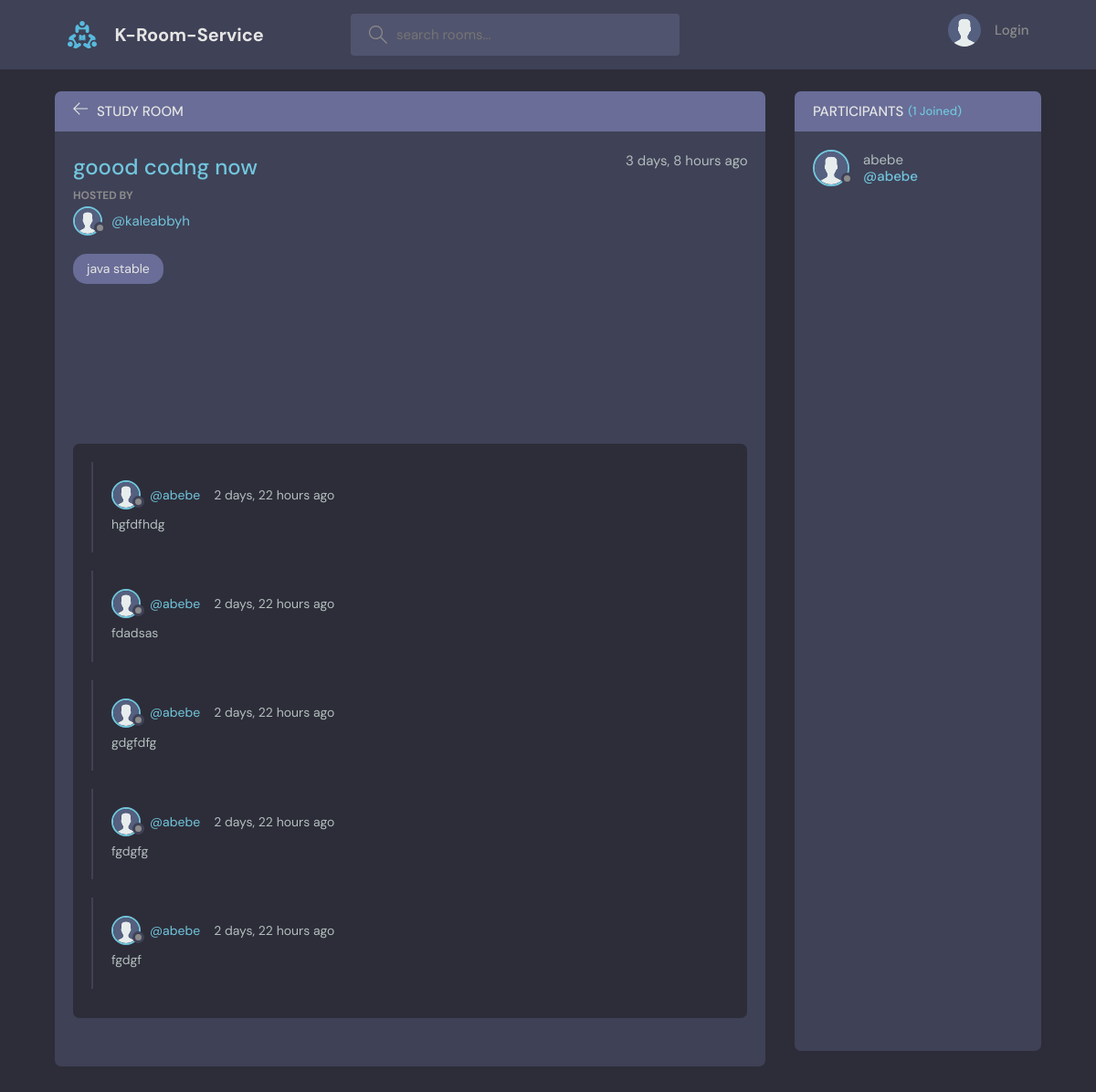
/room/11/, run on the app's committed database.
### base/models.py (models this page shows, shortened)
class Room(models.Model):
    host = models.ForeignKey(User, on_delete=models.SET_NULL, null=True)
    topic = models.ForeignKey(Topic, on_delete=models.SET_NULL, null=True)
    name = models.CharField(max_length=200)
    description = models.TextField(null=True, blank=True)
    participants = models.ManyToManyField(
        User, related_name="participants", blank=True)
    updated = models.DateTimeField(auto_now=True)
    created = models.DateTimeField(auto_now_add=True)
    class Meta:
        ordering = ['-updated', 'created']

class Topic(models.Model):
    name = models.CharField(max_length=200)
    def __str__(self):
        return self.name

class Message(models.Model):
    user = models.ForeignKey(User, on_delete=models.CASCADE)
    room = models.ForeignKey(Room, on_delete=models.CASCADE)
    body = models.TextField()
    updated = models.DateTimeField(auto_now=True)
    created = models.DateTimeField(auto_now_add=True)
    class Meta:
        ordering = ['-updated', 'created']

### base/views.py (the view, shortened to what this page needs)
# urls.py: path('room/<str:pk>/', views.room, name='room'),
def room(request, pk):
    room = Room.objects.get(id=pk)
    room_messages = room.message_set.all().order_by('-created')[0:5]
    participants = room.participants.all()
    context = {'room': room, 'room_messages': room_messages,
               'participants': participants}
    return render(request, 'base/room.html', context)

### base/templates/base/room.html (shortened to what this page needs)
{% extends 'main.html' %} {% load static %} {% block content%}
<main class="profile-page layout layout--2">
  <div class="container">
    <div class="room">
      <div class="room__top">
        <div class="room__topLeft">
          <a href="{% url 'home' %}">
            <svg
              version="1.1"
              xmlns="http://www.w3.org/2000/svg"
              width="32"
              height="32"
              viewBox="0 0 32 32"
            >
              <title>arrow-left</title>
              <path
                d="M13.723 2.286l-13.723 13.714 13.719 13.714 1.616-1.611-10.96-10.96h27.625v-2.286h-27.625l10.965-10.965-1.616-1.607z"
              ></path>
            </svg>
          </a>
          <h3>Study Room</h3>
        </div>
      </div>
      <div class="room__box scroll">
        <div class="room__header scroll">
          <div class="room__info">
            <h3>{{room.name}}</h3>
            <span>{{room.created|timesince}} ago</span>
          </div>
          <div class="room__hosted">
            <p>Hosted By</p>
            <a
              href="{% url 'user-profile' room.host.id %}"
              class="room__author"
            >
              <div class="avatar avatar--small">
                <img src="{% static 'images/avatar.svg' %}" />
              </div>
              <span>@{{room.host.username}}</span>
            </a>
          </div>
          <span class="room__topics">{{room.topic}}</span>
        </div>
        <div class="room__conversation">
          <div class="threads scroll">
            {% for message in room_messages %}
            <div class="thread">
              <div class="thread__top">
                <div class="thread__author">
                  <a
                    href="{% url 'user-profile' message.user.id %}"
                    class="thread__authorInfo"
                  >
                    <div class="avatar avatar--small">
                      <img src="{% static 'images/avatar.svg' %}" />
                    </div>
                    <span>@{{message.user.username}}</span>
                  </a>
                  <span class="thread__date"
                    >{{message.created|timesince}} ago</span
                  >
                </div>
              </div>
              <div class="thread__details">{{message.body}}</div>
            </div>
            {% endfor %}
          </div>
        </div>
      </div>
    </div>
    <div class="participants">
      <h3 class="participants__top">
        Participants <span>({{participants.count}} Joined)</span>
      </h3>
      <div class="participants__list scroll">
        {%for user in participants%}
        <a href="{% url 'user-profile' user.id %}" class="participant">
          <div class="avatar avatar--medium">
            <img src="{% static 'images/avatar.svg' %}" />
          </div>
          <p>
            {{user.username}}
            <span>@{{user.username}}</span>
          </p>
        </a>
        {%endfor%}
      </div>
    </div>
  </div>
</main>
{% endblock %}

### data on the page
Room: name "goood codng now", created "3 days, 8 hours", host.username "kaleabbyh", topic "java stable"
Message: user.username "abebe", created "2 days, 22 hours", body "hgfdfhdg"
Message: user.username "abebe", created "2 days, 22 hours", body "fdadsas"
Message: user.username "abebe", created "2 days, 22 hours", body "gdgfdfg"
Message: user.username "abebe", created "2 days, 22 hours", body "fgdgfg"
Message: user.username "abebe", created "2 days, 22 hours", body "fgdgf"

### other printed values
{{ participants.count }} "1"
{{ user.username }} "abebe"
